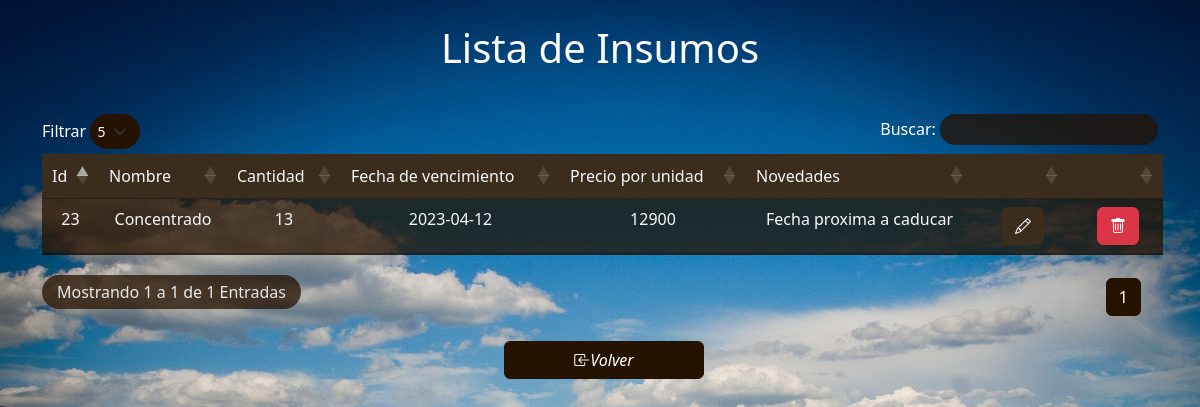
Screenshot of /insumos/tablaInsumos.php (signed in) with the database file from the repository.
### tables this page shows
CREATE TABLE `insumos` (
  `idInsumo` int(11) NOT NULL,
  `nombreInsumo` varchar(50) NOT NULL,
  `cantidadInsumo` int(50) NOT NULL,
  `fechavencimiento` date NOT NULL,
  `valorUnidad` int(50) NOT NULL,
  `novedades` varchar(500) NOT NULL
);

### insumos/registros.php (the view, shortened to what this page needs)
<?php
class Conectar{
    function listaInsumos(){
        $servidor="localhost";
        $user="root";
        $password="";
        $database="finca_ganadera";
        $con= new mysqli($servidor,$user,$password,$database);
            $sql="SELECT * FROM insumos ORDER BY nombreInsumo ASC LIMIT 10";
            $resultset = $con->query($sql);
            if($resultset->num_rows>0){
                while($fila = $resultset->fetch_assoc()){
                    echo "<tr>
                    <td>".$fila["idInsumo"]."</td>
                    <td>".$fila["nombreInsumo"]."</td>
                    <td>".$fila["cantidadInsumo"]."</td>
                    <td>".$fila["fechavencimiento"]."</td>
                    <td>".$fila["valorUnidad"]."</td>
                    <td>".$fila["novedades"]."</td>
                    <td class='text-end pe-4 ps-4'>
                    <a class='btn btn-success' href='editarInsumos.php?id=".$fila["idInsumo"]."' > <i class='bi bi-pencil'></i> </a>
                    </td>
                    <td class='text-end pe-4 ps-4'>
                        <button class='btn btn-danger' onclick='listaInsumos(this.value)' value='".$fila["idInsumo"]."'> <i class='bi bi-trash'></i> </button>
                    </td></tr>";
                }
            }
        }
    }
?>

### insumos/tablaInsumos.php (style rules this page uses)
body { background: url(../img/fondotabla.jpg) ; background-size: cover; background-repeat: no-repeat; background-attachment: fixed; margin: 0; height: 100vh; }

### rows the page displays
insumos: idInsumo "23", nombreInsumo "Concentrado", cantidadInsumo "13", fechavencimiento "2023-04-12", valorUnidad "12900", novedades "Fecha proxima a caducar"
